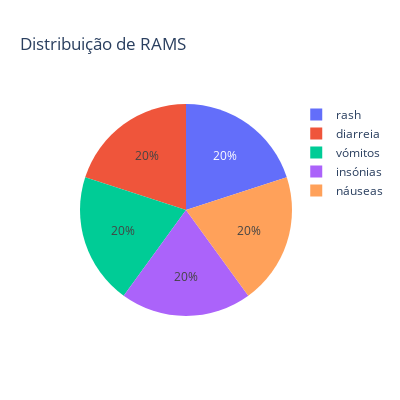

Notebook code for this chart:
### Code cell
RAMS=base.loc[base.Classificação=="RAM"]
pe.pie(RAMS, names=RAMS.Entidade, title = "Distribuição de RAMS", width = 400, height = 400)

### Figure 1 — Plotly figure (JSON) as saved in the notebook; plotly's stock layout.template omitted (floating-point values rounded to 4 significant figures)
{"data": [{"domain": {"x": [0, 1], "y": [0, 1]}, "hovertemplate": "Entidade=%{label}<extra></extra>", "labels": ["rash", "diarreia", "vómitos", "insónias", "náuseas", "rash", "diarreia", "vómitos", "insónias", "náuseas", "rash", "diarreia", "vómitos", "insónias", "náuseas"], "legendgroup": "", "name": "", "showlegend": true, "type": "pie"}], "layout": {"height": 400, "legend": {"tracegroupgap": 0}, "title": {"text": "Distribuição de RAMS"}, "width": 400}}
